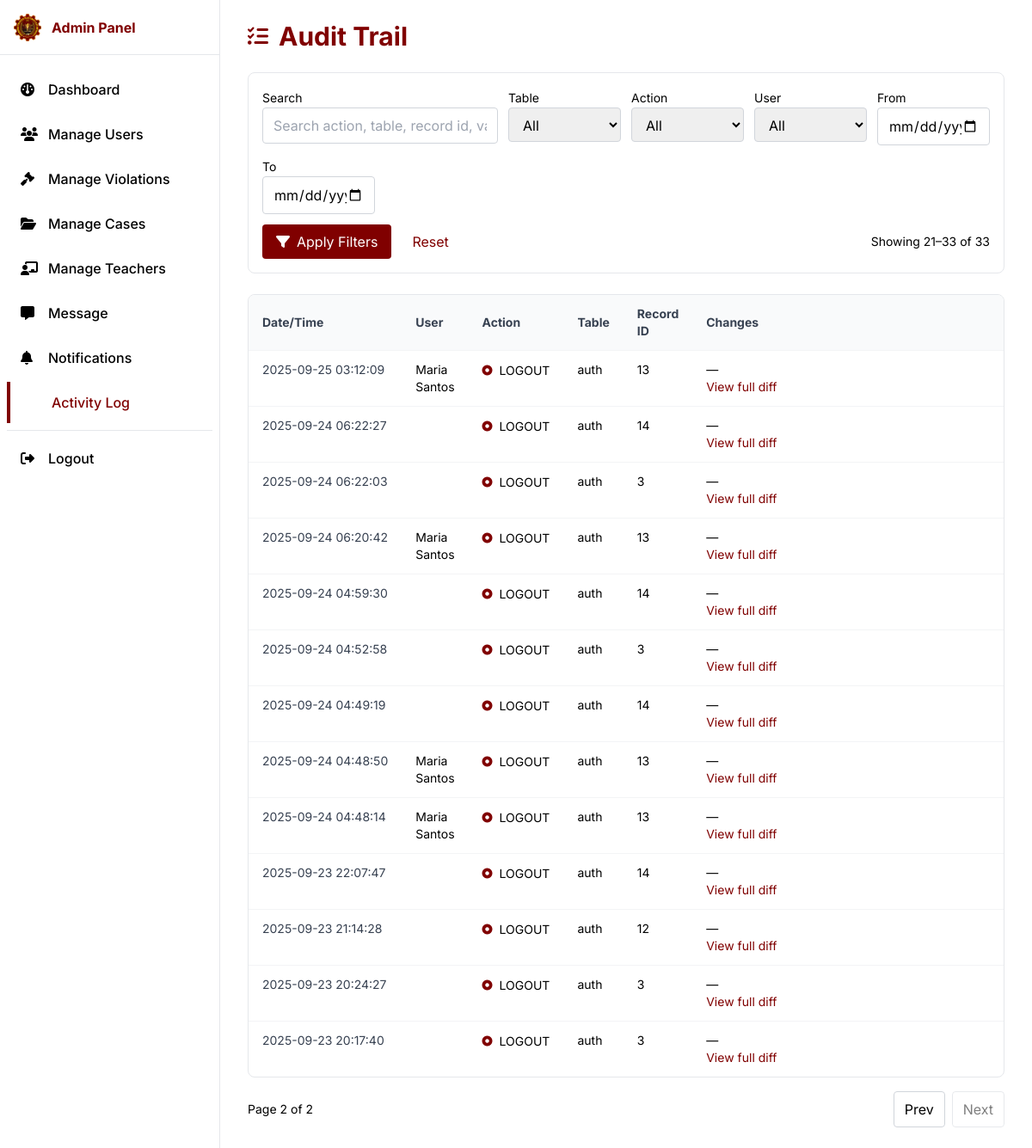
Screenshot of /pages/Admin/activity-log.php?page=2 with the database file from the repository.
### tables this page shows
CREATE TABLE `audit_trail` (
  `id` bigint(20) UNSIGNED NOT NULL,
  `table_name` varchar(100) NOT NULL,
  `record_id` varchar(100) NOT NULL,
  `action` varchar(30) NOT NULL,
  `performed_by_user_id` bigint(20) UNSIGNED DEFAULT NULL,
  `old_values` longtext DEFAULT NULL CHECK (json_valid(`old_values`)),
  `new_values` longtext DEFAULT NULL CHECK (json_valid(`new_values`)),
  `created_at` timestamp NOT NULL DEFAULT current_timestamp()
);

### pages/Admin/activity-log.php (the view, shortened to what this page needs)
<?php
  require_once '../../components/admin-head.php';
  require_once '../../database/database.php';
  $q = isset($_GET['q']) ? trim($_GET['q']) : '';
  $dateFrom = isset($_GET['date_from']) ? trim($_GET['date_from']) : '';
  $dateTo = isset($_GET['date_to']) ? trim($_GET['date_to']) : '';
  $page = isset($_GET['page']) && ctype_digit($_GET['page']) ? (int)$_GET['page'] : 1;
  $pageSize = 20;
  $offset = ($page - 1) * $pageSize;
  $where = [];
  $whereSql = $where ? ('WHERE ' . implode(' AND ', $where)) : '';
  $sqlCount = "SELECT COUNT(*) FROM audit_trail at $whereSql";
  $stmt = $pdo->prepare($sqlCount);
  $stmt->execute();
  $totalRows = (int)$stmt->fetchColumn();
  $totalPages = max(1, (int)ceil($totalRows / $pageSize));
  $sql = "
    SELECT at.*, u.username, u.email,
           CONCAT(COALESCE(s.first_name,''),' ',COALESCE(s.last_name,'')) AS staff_name
    FROM audit_trail at
    LEFT JOIN users u ON u.id = at.performed_by_user_id
    LEFT JOIN staff s ON s.user_id = u.id
    $whereSql
    ORDER BY at.created_at DESC
    LIMIT :limit OFFSET :offset
  ";
  $stmt = $pdo->prepare($sql);
  $stmt->bindValue(':limit', $pageSize, PDO::PARAM_INT);
  $stmt->bindValue(':offset', $offset, PDO::PARAM_INT);
  $stmt->execute();
  $logs = $stmt->fetchAll(PDO::FETCH_ASSOC);
?>
<div class="min-h-screen md:pl-64">
  <?php include '../../components/admin-sidebar.php'; ?>
  <main class="px-4 md:px-8 py-6">
    <div class="flex items-center gap-3 mb-6">
      <i class="fa-solid fa-list-check text-primary text-2xl"></i>
      <h1 class="text-2xl md:text-3xl font-bold text-primary">Audit Trail</h1>
    </div>
    <form method="get" class="bg-white border border-gray-200 rounded-lg p-4 mb-6 grid grid-cols-1 md:grid-cols-6 gap-3">
      <div class="md:col-span-2">
        <label class="text-sm text-gray">Search</label>
        <input type="text" name="q" value="<?php echo htmlspecialchars($q); ?>" placeholder="Search action, table, record id, values..."
               class="w-full border border-gray-300 rounded px-3 py-2 focus:outline-none focus:ring-1 focus:ring-primary" />
      </div>
      <div>
        <label class="text-sm text-gray">Table</label>
        <select name="table_name" class="w-full border border-gray-300 rounded px-3 py-2">
          <option value="">All</option>
        </select>
      </div>
      <div>
        <label class="text-sm text-gray">Action</label>
        <select name="action" class="w-full border border-gray-300 rounded px-3 py-2">
          <option value="">All</option>
        </select>
      </div>
      <div>
        <label class="text-sm text-gray">User</label>
        <select name="user_id" class="w-full border border-gray-300 rounded px-3 py-2">
          <option value="">All</option>
        </select>
      </div>
      <div>
        <label class="text-sm text-gray">From</label>
        <input type="date" name="date_from" value="<?php echo htmlspecialchars($dateFrom); ?>" class="w-full border border-gray-300 rounded px-3 py-2" />
      </div>
      <div>
        <label class="text-sm text-gray">To</label>
        <input type="date" name="date_to" value="<?php echo htmlspecialchars($dateTo); ?>" class="w-full border border-gray-300 rounded px-3 py-2" />
      </div>
      <div class="md:col-span-6 flex items-center gap-3">
        <button type="submit" class="bg-primary text-white px-4 py-2 rounded hover:opacity-90">
          <i class="fa-solid fa-filter mr-2"></i>Apply Filters
        </button>
        <a href="activity-log.php" class="text-primary px-3 py-2 hover:underline">Reset</a>
        <div class="text-sm text-gray ml-auto">Showing <?php echo $totalRows ? ($offset+1) : 0; ?>–<?php echo min($offset+$pageSize, $totalRows); ?> of <?php echo $totalRows; ?></div>
      </div>
    </form>
    <div class="bg-white border border-gray-200 rounded-lg overflow-x-auto">
      <table class="min-w-full text-sm">
        <thead class="bg-gray-50 text-gray-700">
          <tr>
            <th class="px-4 py-3 text-left">Date/Time</th>
            <th class="px-4 py-3 text-left">User</th>
            <th class="px-4 py-3 text-left">Action</th>
            <th class="px-4 py-3 text-left">Table</th>
            <th class="px-4 py-3 text-left">Record ID</th>
            <th class="px-4 py-3 text-left">Changes</th>
          </tr>
        </thead>
        <tbody>
          <?php if (!$logs): ?>
            <tr>
              <td colspan="6" class="px-4 py-6 text-center text-gray">No audit events found for the selected filters.</td>
            </tr>
          <?php else: ?>
            <?php foreach ($logs as $i => $row): ?>
              <?php
                $displayUser = $row['staff_name'] ? trim($row['staff_name']) : ($row['username'] ?: ($row['email'] ?: 'System'));
                $preview = '';
                $rowId = 'chg_' . $row['id'];
              ?>
              <tr class="border-t border-gray-100 align-top">
                <td class="px-4 py-3 whitespace-nowrap text-gray-700"><?php echo htmlspecialchars(date('Y-m-d H:i:s', strtotime($row['created_at']))); ?></td>
                <td class="px-4 py-3"><?php echo htmlspecialchars($displayUser); ?></td>
                <td class="px-4 py-3"><span class="inline-flex items-center gap-2"><i class="fa-solid fa-circle-dot text-primary text-xs"></i> <?php echo htmlspecialchars($row['action']); ?></span></td>
                <td class="px-4 py-3"><?php echo htmlspecialchars($row['table_name']); ?></td>
                <td class="px-4 py-3"><?php echo htmlspecialchars($row['record_id']); ?></td>
                <td class="px-4 py-3 w-[480px]">
                  <?php if ($preview): ?>
                    <div class="text-gray-700 mb-2"><?php echo $preview; ?><?php if (strlen($preview) > 0) echo ' ...'; ?></div>
                  <?php else: ?>
                    <div class="text-gray">—</div>
                  <?php endif; ?>
                  <button type="button" class="text-primary text-sm hover:underline" onclick="toggleDetails('<?php echo $rowId; ?>')">
                    View full diff
                  </button>
                </td>
              </tr>
            <?php endforeach; ?>
          <?php endif; ?>
        </tbody>
      </table>
    </div>
    <?php if ($totalPages > 1): ?>
      <div class="flex items-center justify-between mt-4">
        <div class="text-sm text-gray">Page <?php echo $page; ?> of <?php echo $totalPages; ?></div>
        <div class="flex gap-2">
          <?php
            $baseParams = $_GET; unset($baseParams['page']);
            $buildLink = function($p) use ($baseParams) {
              $params = $baseParams; $params['page'] = $p; return 'activity-log.php?' . http_build_query($params);
            };
          ?>
          <a class="px-3 py-2 border border-gray-300 rounded <?php echo $page<=1?'pointer-events-none opacity-50':''; ?>" href="<?php echo $page>1 ? $buildLink($page-1) : '#'; ?>">Prev</a>
          <a class="px-3 py-2 border border-gray-300 rounded <?php echo $page>=$totalPages?'pointer-events-none opacity-50':''; ?>" href="<?php echo $page<$totalPages ? $buildLink($page+1) : '#'; ?>">Next</a>
        </div>
      </div>
    <?php endif; ?>
  </main>
</div>
<?php require_once '../../components/admin-footer.php'; ?>

### css/brand-fallback.css (style rules this page uses)
:root { --brand-primary: #800000; --brand-secondary: #a52a2a; }
.text-primary { color: var(--brand-primary) !important; }
.bg-primary { background-color: var(--brand-primary) !important; }

### components/admin-head.php (style rules this page uses)
body { font-family: 'Inter', ui-sans-serif, system-ui, -apple-system, Segoe UI, Roboto, Helvetica, Arial, "Apple Color Emoji", "Segoe UI Emoji"; }

### rows the page displays
audit_trail: created_at "2025-09-25 03:12:09", displayUser "Maria Santos", action "LOGOUT", table_name "auth", record "13"
audit_trail: created_at "2025-09-24 06:22:27", action "LOGOUT", table_name "auth", record "14"
audit_trail: created_at "2025-09-24 06:22:03", action "LOGOUT", table_name "auth", record "3"
audit_trail: created_at "2025-09-24 06:20:42", displayUser "Maria Santos", action "LOGOUT", table_name "auth", record "13"
audit_trail: created_at "2025-09-24 04:59:30", action "LOGOUT", table_name "auth", record "14"
audit_trail: created_at "2025-09-24 04:52:58", action "LOGOUT", table_name "auth", record "3"
audit_trail: created_at "2025-09-24 04:49:19", action "LOGOUT", table_name "auth", record "14"
audit_trail: created_at "2025-09-24 04:48:50", displayUser "Maria Santos", action "LOGOUT", table_name "auth", record "13"
audit_trail: created_at "2025-09-24 04:48:14", displayUser "Maria Santos", action "LOGOUT", table_name "auth", record "13"
audit_trail: created_at "2025-09-23 22:07:47", action "LOGOUT", table_name "auth", record "14"
audit_trail: created_at "2025-09-23 21:14:28", action "LOGOUT", table_name "auth", record "12"
audit_trail: created_at "2025-09-23 20:24:27", action "LOGOUT", table_name "auth", record "3"
audit_trail: created_at "2025-09-23 20:17:40", action "LOGOUT", table_name "auth", record "3"

### other values shown
$offset+1 "21"
min($offset+$pageSize, $totalRows) "33"
$totalRows "33"
$page "2"
$totalPages "2"
